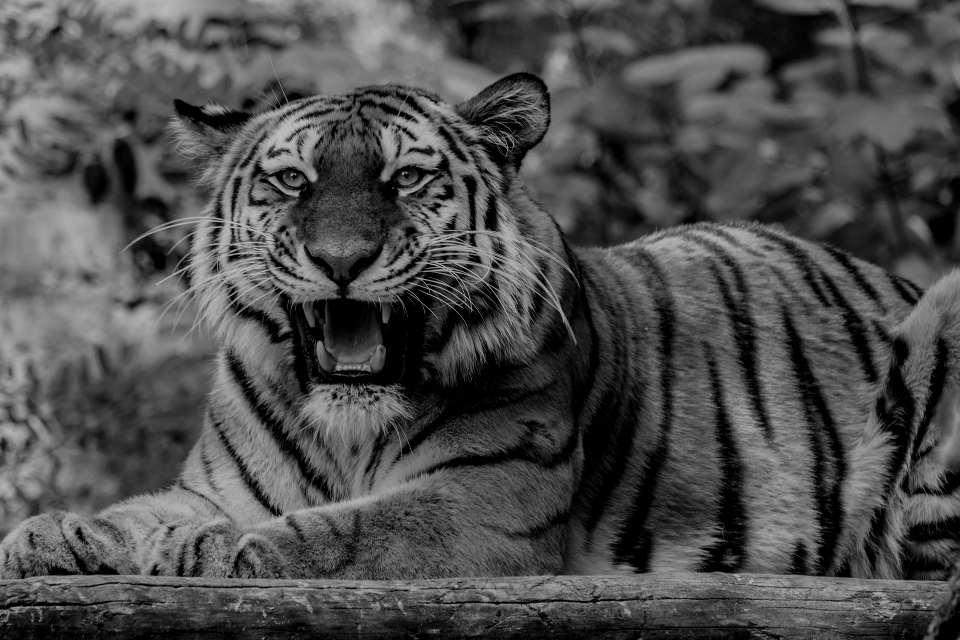
#> input picture LV3/tiger.png, 960 x 640 px
$ python LV3-zad4-part2.py
#> lines starting #> are read from the running program, lines starting #| are printed output that depends on the picture
import matplotlib.pyplot as plt
import numpy as np
import skimage.io
img = skimage.io.imread('tiger.png', as_gray=True)
#> img is the input picture: shape (640, 960) float64; min 0, max 0.749, mean 0.302
plt.figure(1)
plt.imshow(img, cmap='gray', vmin=0, vmax=255)
img_new = img.copy()

rows, cols = img.shape
#> rows = 640; cols = 960
img_new = np.zeros((cols, rows))

for i in range(rows):
    for j in range(cols):
        img_new[j][rows-1-i] = img[i][j]
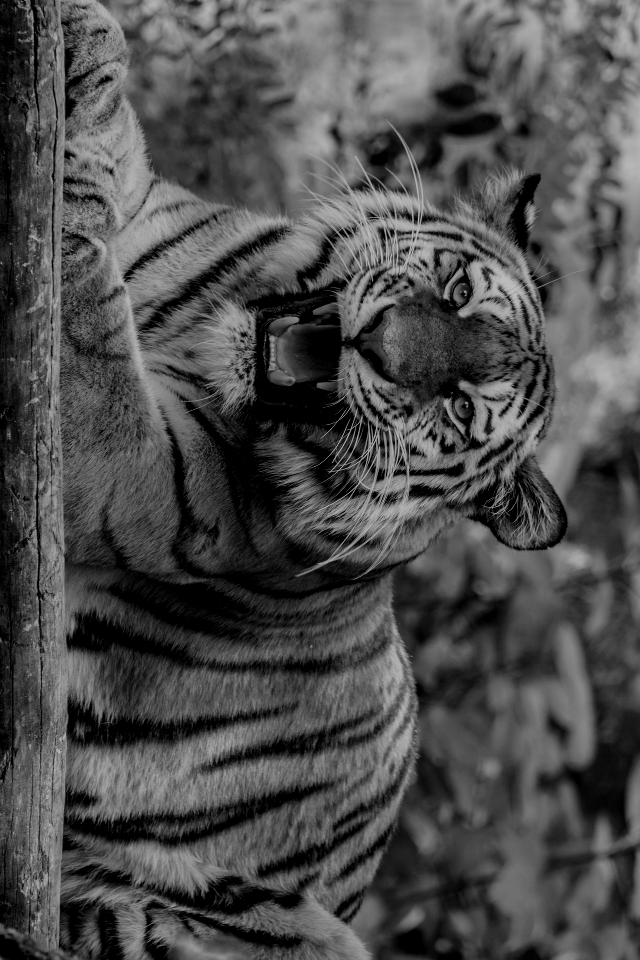
#> img_new: shape (960, 640) float64; min 0, max 0.749, mean 0.302


plt.figure(2)
plt.imshow(img_new, cmap='gray', vmin=0, vmax=255)
plt.show()
